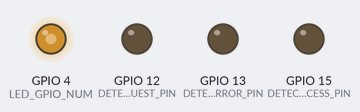
The sketch below on a simulated ESP32. On the bench: output pins drawn as LEDs (lit = HIGH). WiFi joins after 1.5 s; servers stay silent unless stated; uploads are accepted with an empty reply; the camera gives no picture; what the sketch prints to the serial monitor is not drawn.

Above: at 1.85 s.
At 2.2 s:
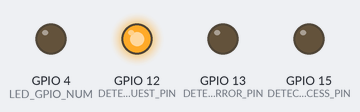
At 2.7 s:
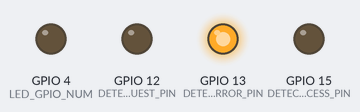
Timing chart, 0 to 4.8 s (numbered marks = the images above):
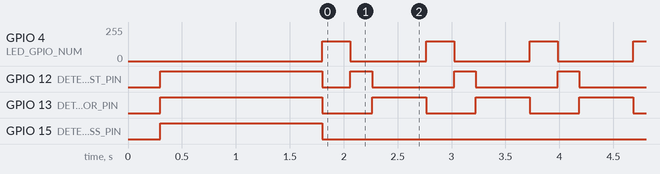

Measured:
- by itself, GPIO 4 (LED_GPIO_NUM): alternates 150/255 for 0.26 s and 0/255 for 0.70 s
- by itself, GPIO 12 (DETECTION_REQUEST_PIN): repeats every 0.96 s: HIGH 0.20 s, LOW 0.76 s
- by itself, GPIO 13 (DETECTION_ERROR_PIN): alternates HIGH for 0.50 s and LOW for 0.46 s

The sketch:

camera.ino
```cpp
 #include "esp_camera.h"
#include <WiFi.h>
#include <HTTPClient.h>
#include "base64.h"

#define CAMERA_MODEL_AI_THINKER // Has PSRAM

#define PWDN_GPIO_NUM     32
#define RESET_GPIO_NUM    -1
#define XCLK_GPIO_NUM      0
#define SIOD_GPIO_NUM     26
#define SIOC_GPIO_NUM     27

#define Y9_GPIO_NUM       35
#define Y8_GPIO_NUM       34
#define Y7_GPIO_NUM       39
#define Y6_GPIO_NUM       36
#define Y5_GPIO_NUM       21
#define Y4_GPIO_NUM       19
#define Y3_GPIO_NUM       18
#define Y2_GPIO_NUM        5
#define VSYNC_GPIO_NUM    25
#define HREF_GPIO_NUM     23
#define PCLK_GPIO_NUM     22

#define LED_GPIO_NUM       4

#define DETECTION_ERROR_PIN 13
#define DETECTION_REQUEST_PIN 12
#define DETECTION_SUCCESS_PIN 15

// ===========================
// Enter your WiFi credentials
// ===========================
const char* ssid = "HUEHUEHUE";
const char* password = "abc123456";
const char *url = "https://api.scale-anti-mosquito.site/v1/mosquito/create"; //&image_only=true
const char *secret_key = "7Xh#bl4Kt8}J#,zNAp%#QpzNEXJKQ";

void setup() {
  Serial.begin(115200);
  Serial.setDebugOutput(true);
  Serial.println();

  camera_config_t config;
  config.ledc_channel = LEDC_CHANNEL_0;
  config.ledc_timer = LEDC_TIMER_0;
  config.pin_d0 = Y2_GPIO_NUM;
  config.pin_d1 = Y3_GPIO_NUM;
  config.pin_d2 = Y4_GPIO_NUM;
  config.pin_d3 = Y5_GPIO_NUM;
  config.pin_d4 = Y6_GPIO_NUM;
  config.pin_d5 = Y7_GPIO_NUM;
  config.pin_d6 = Y8_GPIO_NUM;
  config.pin_d7 = Y9_GPIO_NUM;
  config.pin_xclk = XCLK_GPIO_NUM;
  config.pin_pclk = PCLK_GPIO_NUM;
  config.pin_vsync = VSYNC_GPIO_NUM;
  config.pin_href = HREF_GPIO_NUM;
  config.pin_sccb_sda = SIOD_GPIO_NUM;
  config.pin_sccb_scl = SIOC_GPIO_NUM;
  config.pin_pwdn = PWDN_GPIO_NUM;
  config.pin_reset = RESET_GPIO_NUM;
  config.xclk_freq_hz = 20000000;
  config.frame_size = FRAMESIZE_XGA;
  config.pixel_format = PIXFORMAT_JPEG; // for streaming
  config.grab_mode = CAMERA_GRAB_WHEN_EMPTY;
  config.fb_location = CAMERA_FB_IN_PSRAM;
  config.jpeg_quality = 12;
  config.fb_count = 1;

  pinMode(DETECTION_ERROR_PIN, OUTPUT);
  pinMode(DETECTION_REQUEST_PIN, OUTPUT);
  pinMode(DETECTION_SUCCESS_PIN, OUTPUT);

  esp_err_t err = esp_camera_init(&config);
  if (err != ESP_OK) {
    Serial.printf("Camera init failed with error 0x%x", err);
    while(true){
      onDetectionLeds();
      delay(250);
      resetDetectionLeds();
    }
    return;
  }

  sensor_t * s = esp_camera_sensor_get();
  // initial sensors are flipped vertically and colors are a bit saturated
  if (s->id.PID == OV3660_PID) {
    s->set_vflip(s, 1); // flip it back
    s->set_brightness(s, 1); // up the brightness just a bit
    s->set_saturation(s, -2); // lower the saturation
  }


  onDetectionLeds();
  WiFi.begin(ssid, password);
  WiFi.setSleep(false);

  Serial.print("Connecting to wifi");
  while (WiFi.status() != WL_CONNECTED) {
    delay(500);
    Serial.print(".");
  }
  Serial.println("Wifi connected");
  resetDetectionLeds();

//  pinMode(LED_GPIO_NUM, OUTPUT);
//  for (int brightness = 0; brightness <= 1; brightness++) {
//    analogWrite(LED_GPIO_NUM, brightness); // Set the LED brightness
//    delay(1); // Delay to observe the change in brightness
//  }


}

void onDetectionLeds(){
  digitalWrite(DETECTION_ERROR_PIN, HIGH);
  digitalWrite(DETECTION_REQUEST_PIN, HIGH);
  digitalWrite(DETECTION_SUCCESS_PIN, HIGH);
}

void resetDetectionLeds(){
  digitalWrite(DETECTION_ERROR_PIN, LOW);
  digitalWrite(DETECTION_REQUEST_PIN, LOW);
  digitalWrite(DETECTION_SUCCESS_PIN, LOW);
}

void uploadDetectionData(){
  camera_fb_t *fb = NULL;
  analogWrite(LED_GPIO_NUM, 150);
  delay(200);
  fb = esp_camera_fb_get();
  if(fb==NULL){
    digitalWrite(DETECTION_ERROR_PIN, HIGH);
    analogWrite(LED_GPIO_NUM, 0);
    return;
  }
  analogWrite(LED_GPIO_NUM, 0);

  digitalWrite(DETECTION_REQUEST_PIN, HIGH);
  Serial.println("starting request");
  HTTPClient http;
  http.begin(url); //HTTP
  http.setTimeout(5000);
  String base64Image = base64::encode(fb->buf, fb->len);
  esp_camera_fb_return(fb);

  String payload = "{\"image\": \"" + base64Image  + "\", \"secret_key\": \"" + secret_key + "\"}";

  http.addHeader("Content-Type", "application/json");

  int httpCode = http.sendRequest("POST", payload);
  digitalWrite(DETECTION_REQUEST_PIN, LOW);
  if (httpCode == HTTP_CODE_CREATED ){
    Serial.println("sucessfully created");
    digitalWrite(DETECTION_SUCCESS_PIN, HIGH);
  } else {
    Serial.println("Error has occurred");
    Serial.println(httpCode);
    Serial.println(http.getString() );
    digitalWrite(DETECTION_ERROR_PIN, HIGH);
  }
  http.end();

  delay(500);
//  if (httpCode > 0)
//  {
//    // HTTP header has been send and Server response header has been handled
//    Serial.printf("[HTTP] POST... code: %d\n", httpCode);
//
//    // file found at server
//    if (httpCode == HTTP_CODE_CREATED )
//    {
//
//      WiFiClient stream = http.getStream();
//          size_t len = stream.available();
//          uint8_t* buffer = new uint8_t[len];
//          stream.readBytes(buffer, len);
//          Serial.write(buffer, len);
//
//    }
//  }
//  else
//  {
//    Serial.printf("[HTTP] POST... failed, error: %s\n", http.errorToString(httpCode).c_str());
//  }

}

void loop() {
  resetDetectionLeds();

  if(WiFi.status()== WL_CONNECTED){
    uploadDetectionData();
  } else {
    onDetectionLeds();
  }

  return;


}
```
